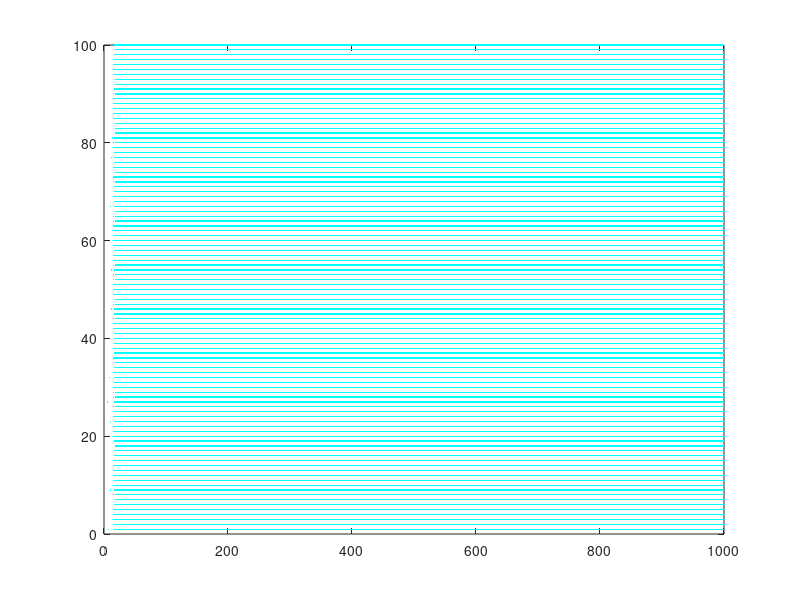

The MATLAB script that drew this image: (Note: this script raises an error after producing the figure.)
clear; clc;

% Network setup 
N  = 100;            % total number of neurons
Ne = round(0.8*N);   % number of excitatory neurons
Ni = round(0.2*N);   % number of inhibitory neurons

dt = 1;              % simulation time step (ms)
T  = 1000;           % total simulation time (ms)
nt = T/dt;           % number of simulation time steps

% Izhikevich parameters for cortical E/I neurons
a = [0.02*ones(Ne,1); 0.10*ones(Ni,1)]; 
b = [0.20*ones(Ne,1); 0.20*ones(Ni,1)]; 
c = -65*ones(N,1);
d = [8*ones(Ne,1); 2*ones(Ni,1)];

V = -65*ones(N,1);   % initial membrane potential
u = b.*V;            % initial recovery variable 

% FIXED: Per-neuron synaptic weights (N x N matrix)
S = zeros(N,N);                     % Full connectivity matrix
S(:,1:Ne) = 0.5*rand(N,Ne);         % Excitatory → all positive (Dale's law)
S(:,Ne+1:N) = -rand(N,Ni);          % Inhibitory → all negative (Dale's law)

% Synapse parameters (Humphries 2009)
hE = zeros(N,1);        % excitatory gating variable (per postsynaptic neuron)
hI = zeros(N,1);        % inhibitory gating variable (per postsynaptic neuron)
tauE = 5;               % AMPA-like decay (ms)
tauI = 10;              % GABA-like decay (ms)
EE = 0;                 % excitatory reversal potential (mV)
EI = -70;               % inhibitory reversal potential (mV)
gE = 0.10;              % excitatory conductance 
gI = 0.10;              % inhibitory conductance

firings = []; % stores all spikes [time, neuron_id]

%% Time loop 
for t = 1:nt
    % External Poisson-like noise (higher for E neurons)
    I_ext = [5*randn(Ne,1); 2*randn(Ni,1)]; 
    
    % FIXED: TRUE PER-NEURON SYNAPTIC CURRENTS
    % Each postsynaptic neuron i gets: I_syn(i) = sum_j S(i,j) * spike_j(t)
    Sspike = zeros(N,1);                    % spike vector this timestep
    IE = gE * hE .* (EE - V);               % excitatory synaptic current (per neuron)
    II = gI * hI .* (EI - V);               % inhibitory synaptic current (per neuron)
    I_syn = IE + II;                        % total synaptic current (per neuron)
    I = I_ext + I_syn;                      % total current (per neuron)
    
    % Izhikevich model integration
    dV = 0.04*V.^2 + 5*V + 140 - u + I;
    du = a.*(b.*V - u);
    V = V + dt*dV;
    u = u + dt*du;

    % Spike detection
    fired = find(V >= 30);
    
    % Update synaptic gating variables (per postsynaptic neuron)
    if ~isempty(fired)
        Sspike(fired) = 1;                      % presynaptic spike indicators
        % PER-NEURON excitatory input: SE(i) = sum_{j in E} S(i,j)*Sspike(j)
        SE = S(:,1:Ne) * Sspike(1:Ne);          % N-vector of E inputs
        SI = S(:,Ne+1:end) * Sspike(Ne+1:end);  % N-vector of I inputs
        
        % Gating dynamics (Humphries 2009) - now truly per postsynaptic neuron
        hE = hE + dt * (-hE/tauE + SE);         % AMPA gating
        hI = hI + dt * (-hI/tauI + SI);         % GABA gating
        
        % Store spikes and reset
        firings = [firings; t*ones(length(fired),1), fired]; 
        V(fired) = c(fired);
        u(fired) = u(fired) + d(fired);
    else
        % Still update gating variables even without spikes (decay only)
        hE = hE + dt * (-hE/tauE);
        hI = hI + dt * (-hI/tauI);
    end
end

%% Raster plot
figure; set(gcf,'Color','k');
plot(firings(:,1), firings(:,2), '.', 'Color',[0 1 1], 'MarkerSize', 2);
ylim([0 N]); 
ax = gca; ax.Color = [0 0 0]; ax.XColor = [1 1 1]; ax.YColor = [1 1 1];
xlabel('Time (ms)'); ylabel('Neuron index');
title('Izhikevich E/I Network: Per-Neuron Synaptic Currents','Color',[1 1 1]);
